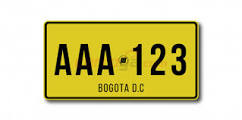
#> input picture images.jpg, 242 x 120 px, given in place of the camera
$ python LectorIA.py
#> lines starting #> are read from the running program, lines starting #| are printed output that depends on the picture; after the words box and inside, x2 and y2 are one past the last pixel; in counts of white or black regions, pixels touching at a corner belong together
#----------Importar Librerias-------------
import numpy as np
import cv2
import pytesseract
from PIL import Image
#realizamos captura de video
cap=cv2.VideoCapture(0)

CTexto=''
#
def texto(image):
    #declaramos la direccion de p
    pytesseract.pytesseract.tesseract_cmd=r'C:\Program Files\Tesseract-OCR\tesseract.exe'
    #extraemos el texto
    config="--psm 1"
    texto=pytesseract.image_to_string(image,config=config)
    return texto

while True:
    ret,frame=cap.read()
#> frame is the input picture: shape (120, 242, 3); mean B, G, R 155.4, 211.4, 217.6
    #se voltea el frame para poder leerlo en vertical
    frame=cv2.flip(frame,0)
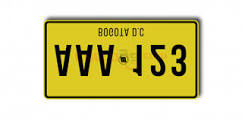
#> frame: shape (120, 242, 3); mean B, G, R 155.4, 211.4, 217.6
    frame=cv2.transpose(frame)
#> frame: shape (242, 120, 3)
    #si no hay retorno de imagen se apaga
    if(ret==False):
        break
    #dibujamos un rectangulo
    cv2.rectangle(frame,(50,550),(400,640),(0,0,0),cv2.FILLED)
    cv2.putText(frame,CTexto[0:7],(50,550),cv2.FONT_HERSHEY_SIMPLEX,1,(0,255,0),2)
    #EXTRAEMOS EL ANCHO Y ALTO DEL FOTOGRAMA
    wid,he,c=frame.shape
#> wid = 242; he = 120; c = 3
    #TOMAR EL CENTRO DE LA IMAGEN
    #x positions
    x1=int(wid/8)#1/4 de la imagen en x
#> x1 = 30
    x2=int(x1*5)#3/4 de la imagen en x
#> x2 = 150
    #y positions
    y1=int(he/8)#1/4 de la imagen  en y
#> y1 = 15
    y2=int(he)#3/4 de la imagen en y
#> y2 = 120
    #texto de procesar documento
    cv2.rectangle(frame,(x1,y1+420),(400,525),(0,0,0),cv2.FILLED)
    cv2.putText(frame,"Procesando documento",(x1,y2+25),cv2.FONT_HERSHEY_SIMPLEX,1,(0,255,0),2)
    #Ubicamos el rectangulo en las zonas extraidas
    cv2.rectangle(frame,(x1,y1),(x2,y2),(0,255,0),2)
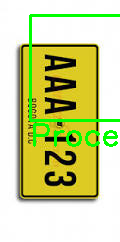
#> frame: shape (242, 120, 3); mean B, G, R 149.4, 213.9, 206.6
    #Realizamos el corte en el area delimitada
    recorte=frame[y1:y2,x1:x2]
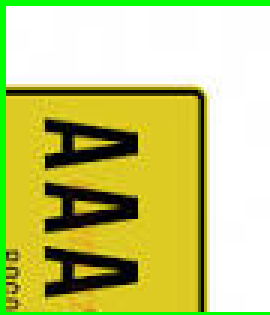
#> recorte: shape (105, 90, 3) (shown 3 times larger); mean B, G, R 120.4, 201.8, 196.8
    #preprocesamientos de la zona de interes
    nB=np.matrix(recorte[:,:,0])
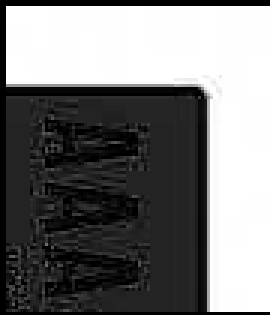
#> nB: shape (105, 90) (shown 3 times larger); min 0, max 255, mean 120.4
    nG=np.matrix(recorte[:,:,1])
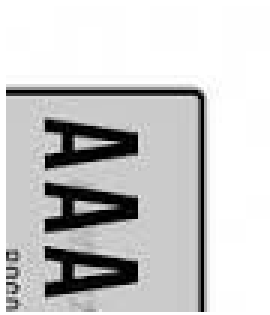
#> nG: shape (105, 90) (shown 3 times larger); min 0, max 255, mean 201.8
    nR=np.matrix(recorte[:,:,2])
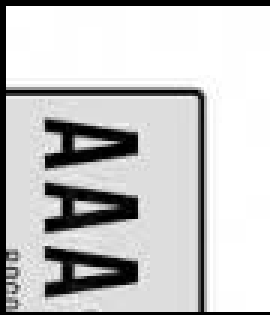
#> nR: shape (105, 90) (shown 3 times larger); min 0, max 255, mean 196.8
    #Color
    Color=cv2.absdiff(nR,nG)

    #Binarizamos la imagen
    _,umbral=cv2.threshold(Color,40,255,cv2.THRESH_BINARY)
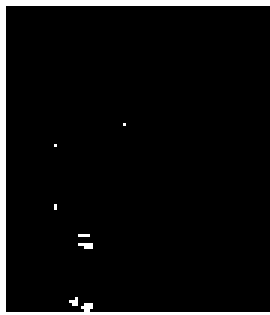
#> umbral: shape (105, 90) (shown 3 times larger); 5.3% white; 7 white regions (6 under 20 px)
    #Extraemos los contornos  de la zona seleccionada
    contornos,_=cv2.findContours(umbral,cv2.RETR_TREE,cv2.CHAIN_APPROX_SIMPLE)
#> contornos = 7 contours, 6 with area under 20; largest, box (x1, y1, x2, y2) and area: (0, 0, 90, 105) 200
    #Primero los ordenamos del mas grande al mas pequeño
    contornos=sorted(contornos,key=lambda x:cv2.contourArea(x),reverse=True)
    #dibujamos los contornos extraidos
    for contorno  in contornos:
        area=cv2.contourArea(contorno)
        if area>500 and area<5000:
            #detectamos el documento
            x,y,ancho,alto=cv2.boundingRect(contorno)
            #extraemos las coordenadas
            xpi=x+x1#coordenada del documento  en x inicial
            ypi=y+y1#coordenada del documento  en y inicial

            xpf=x+ancho+x1 #coordenada en x final del documento
            ypf=y+alto+y1  #coordenada en y final del documento
            cv2.rectangle(frame,(xpi,ypi),(xpf,ypf),(255,255,0),2)
            #extraemos pixeles
            documento=frame[ypi:ypf,xpi:xpf]
            #extraemos el ancho y alto de fotogramas
            alp,anp,cp=documento.shape
            #procesamos los pixeles para enxtraer los valores de las documentos
            Mva=np.zeros((alp,anp))
            #normalizamos las matrices
            nBp=np.matrix(documento[:,:,0])
            nGp=np.matrix(documento[:,:,1])
            nRp=np.matrix(documento[:,:,2])
            #CREAMOS UNA MASCARA
            for col in range(0,alp):
                for fil in range(0,anp):
                    Max=max(nRp[col,fil],nGp[col,fil],nBp[col,fil])
                    Mva[col,fil]=255-Max
            #Binarizamos la imagen
            _,bin=cv2.threshold(Mva,150,255,cv2.THRESH_BINARY)
            #convertimos la matriz en una imagen
            bin=bin.reshape(alp,anp)
            bin=Image.fromarray(bin)
            bin=bin.convert("L")

            #nos aseguramos de tener un buen tamaño de documento
            if alp>=0 and anp>=0:
                t=83
                if t == 83 or t == 115:
                    txt=texto(bin)

                    #if para no mostrar basura
                    if len(txt)>=7:
                        print(txt)
                        CTexto=txt
#==========================================================================================

            break
#> this loop made 7 passes
#> area on pass 1: 199.5
    cv2.imshow("Ingresar texto",frame)
    #si es esc cierra
    t=cv2.waitKey(1)
#> (key Esc is pressed here)
    if(t==27):
        break

cap.release()
cv2.destroyAllWindows()
